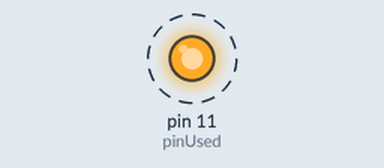
Recording of a sketch running on a simulated Arduino Uno, built with avr-gcc and run on an emulated ATmega328P. Shown: output pins drawn as LEDs (lit = HIGH). Dashed ring = blinking.

Above: at 0.5 s.
Timing chart, 0 to 4.6 s (numbered marks = the images above):
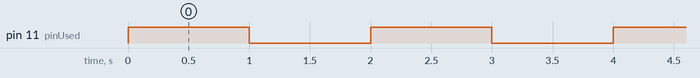

The sketch:

LedBrickOnOff.ino
```cpp
//I will use a different pin for this example
//the pin used in the book is pin 13, I will use D11 (pin 11) and gnd for this exercise
const int pinUsed = 11;
void setup() {
  pinMode(pinUsed,OUTPUT);
}

void loop() {
  digitalWrite(pinUsed,HIGH);
  delay(1000);
  digitalWrite(pinUsed,LOW);
  delay(1000);
}
```

Measured:
- by itself, pin 11 (pinUsed): alternates HIGH for 1.0 s and LOW for 1.0 s
